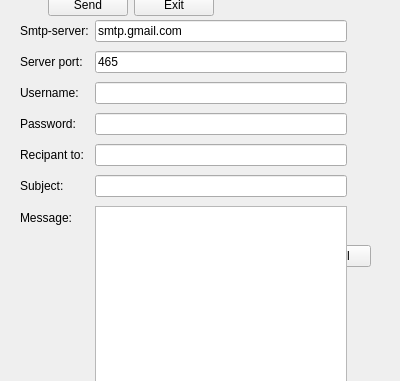
<?xml version="1.0" encoding="UTF-8"?>
<ui version="4.0">
 <class>email</class>
 <widget class="QDialog" name="email">
  <property name="geometry">
   <rect>
    <x>0</x>
    <y>0</y>
    <width>400</width>
    <height>381</height>
   </rect>
  </property>
  <property name="windowTitle">
   <string>Dialog</string>
  </property>
  <widget class="QDialogButtonBox" name="buttonBox">
   <property name="geometry">
    <rect>
     <x>30</x>
     <y>240</y>
     <width>341</width>
     <height>32</height>
    </rect>
   </property>
   <property name="orientation">
    <enum>Qt::Horizontal</enum>
   </property>
   <property name="standardButtons">
    <set>QDialogButtonBox::Cancel|QDialogButtonBox::Ok</set>
   </property>
  </widget>
  <widget class="QWidget" name="layoutWidget">
   <property name="geometry">
    <rect>
     <x>10</x>
     <y>-10</y>
     <width>204</width>
     <height>30</height>
    </rect>
   </property>
   <layout class="QHBoxLayout" name="horizontalLayout">
    <item>
     <spacer name="horizontalSpacer">
      <property name="orientation">
       <enum>Qt::Horizontal</enum>
      </property>
      <property name="sizeHint" stdset="0">
       <size>
        <width>40</width>
        <height>20</height>
       </size>
      </property>
     </spacer>
    </item>
    <item>
     <widget class="QPushButton" name="sendBtn">
      <property name="text">
       <string>Send</string>
      </property>
     </widget>
    </item>
    <item>
     <widget class="QPushButton" name="exitBtn">
      <property name="text">
       <string>Exit</string>
      </property>
     </widget>
    </item>
   </layout>
  </widget>
  <widget class="QWidget" name="layoutWidget_2">
   <property name="geometry">
    <rect>
     <x>20</x>
     <y>20</y>
     <width>327</width>
     <height>368</height>
    </rect>
   </property>
   <layout class="QFormLayout" name="formLayout">
    <property name="fieldGrowthPolicy">
     <enum>QFormLayout::ExpandingFieldsGrow</enum>
    </property>
    <property name="rowWrapPolicy">
     <enum>QFormLayout::WrapLongRows</enum>
    </property>
    <property name="verticalSpacing">
     <number>9</number>
    </property>
    <item row="0" column="0">
     <widget class="QLabel" name="label_4">
      <property name="text">
       <string>Smtp-server:</string>
      </property>
     </widget>
    </item>
    <item row="0" column="1">
     <widget class="QLineEdit" name="server">
      <property name="text">
       <string>smtp.gmail.com</string>
      </property>
     </widget>
    </item>
    <item row="1" column="0">
     <widget class="QLabel" name="label_5">
      <property name="text">
       <string>Server port:</string>
      </property>
     </widget>
    </item>
    <item row="1" column="1">
     <widget class="QLineEdit" name="port">
      <property name="text">
       <string>465</string>
      </property>
     </widget>
    </item>
    <item row="2" column="0">
     <widget class="QLabel" name="label_6">
      <property name="text">
       <string>Username:</string>
      </property>
     </widget>
    </item>
    <item row="2" column="1">
     <widget class="QLineEdit" name="uname"/>
    </item>
    <item row="3" column="0">
     <widget class="QLabel" name="label_7">
      <property name="text">
       <string>Password:</string>
      </property>
     </widget>
    </item>
    <item row="3" column="1">
     <widget class="QLineEdit" name="paswd">
      <property name="inputMask">
       <string/>
      </property>
      <property name="echoMode">
       <enum>QLineEdit::Password</enum>
      </property>
     </widget>
    </item>
    <item row="4" column="0">
     <widget class="QLabel" name="label_8">
      <property name="text">
       <string>Recipant to:</string>
      </property>
     </widget>
    </item>
    <item row="4" column="1">
     <widget class="QLineEdit" name="rcpt"/>
    </item>
    <item row="5" column="0">
     <widget class="QLabel" name="label_9">
      <property name="text">
       <string>Subject:</string>
      </property>
     </widget>
    </item>
    <item row="5" column="1">
     <widget class="QLineEdit" name="subject"/>
    </item>
    <item row="6" column="0">
     <widget class="QLabel" name="label_10">
      <property name="text">
       <string>Message:</string>
      </property>
     </widget>
    </item>
    <item row="6" column="1">
     <widget class="QPlainTextEdit" name="msg"/>
    </item>
   </layout>
  </widget>
 </widget>
 <resources/>
 <connections>
  <connection>
   <sender>buttonBox</sender>
   <signal>accepted()</signal>
   <receiver>email</receiver>
   <slot>accept()</slot>
   <hints>
    <hint type="sourcelabel">
     <x>248</x>
     <y>254</y>
    </hint>
    <hint type="destinationlabel">
     <x>157</x>
     <y>274</y>
    </hint>
   </hints>
  </connection>
  <connection>
   <sender>buttonBox</sender>
   <signal>rejected()</signal>
   <receiver>email</receiver>
   <slot>reject()</slot>
   <hints>
    <hint type="sourcelabel">
     <x>316</x>
     <y>260</y>
    </hint>
    <hint type="destinationlabel">
     <x>286</x>
     <y>274</y>
    </hint>
   </hints>
  </connection>
 </connections>
</ui>
